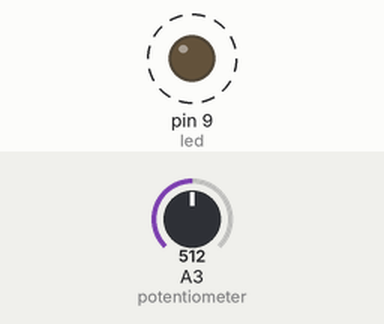
Recording of a sketch running on a simulated Arduino Uno, built with avr-gcc and run on an emulated ATmega328P. Parts: output pins drawn as LEDs (lit = HIGH). Dashed ring = blinking. The inputs (shaded band) are chosen by the test bench; at power-on: A3 (potentiometer) = 512.

Above: at 1.8 s.
1.9 s: A3 (potentiometer) set to 0
At 2.6 s:
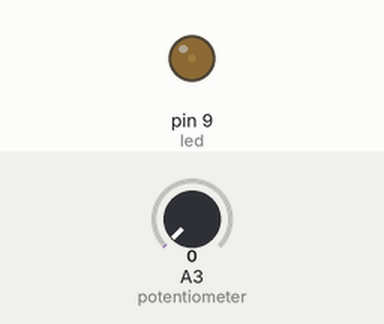
3.6 s: A3 (potentiometer) set to 122
At 3.9 s:
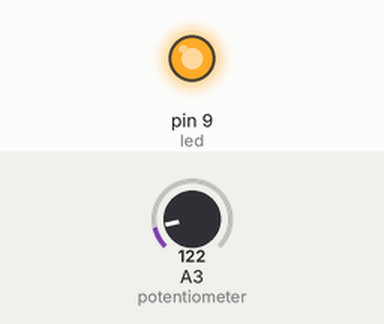
Timing chart, 0 to 13.1 s (numbered marks = the images above; inputs shaded):
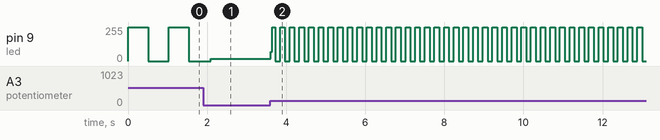

Measured:
- after the input at 3.6 s, pin 9 (led): 18/255 → 69/255 at once, then moves between 0/255 and 255/255, repeating every 0.24 s
- by itself, pin 9 (led): alternates 255/255 for 0.51 s and 0/255 for 0.51 s

The sketch:

controlfrequency.ino
```cpp
int potentiometer = 3;
int led = 9;

void setup() {
  pinMode(potentiometer, INPUT);
  pinMode(led, OUTPUT);
}

void loop() {
  int sensorValue = analogRead(potentiometer);
  //sensorValue = sensorValue; // convert from 0-1024 to 0-255
  digitalWrite(led, HIGH);
  delay(sensorValue);
  digitalWrite(led, LOW);
  delay(sensorValue);
  //delay(150);
}
```
